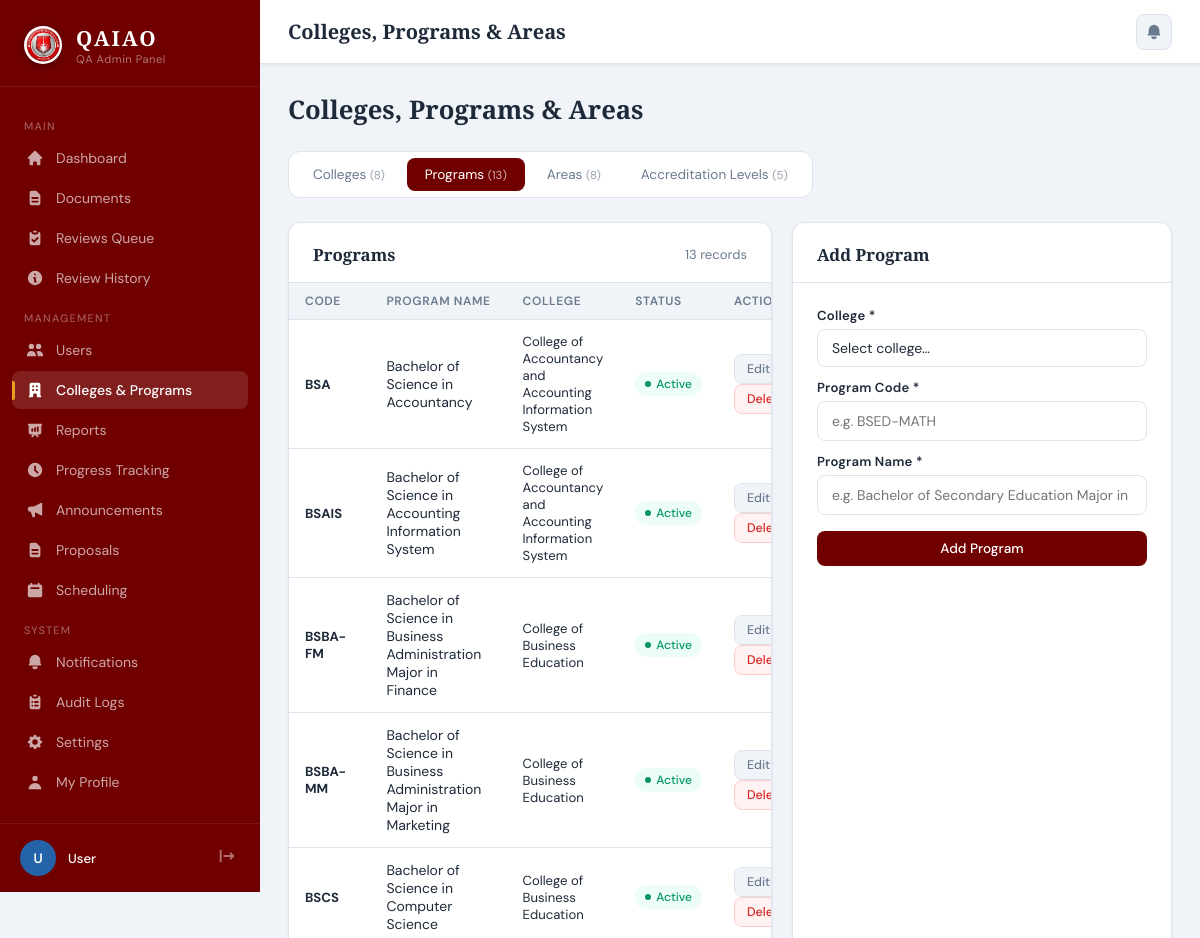
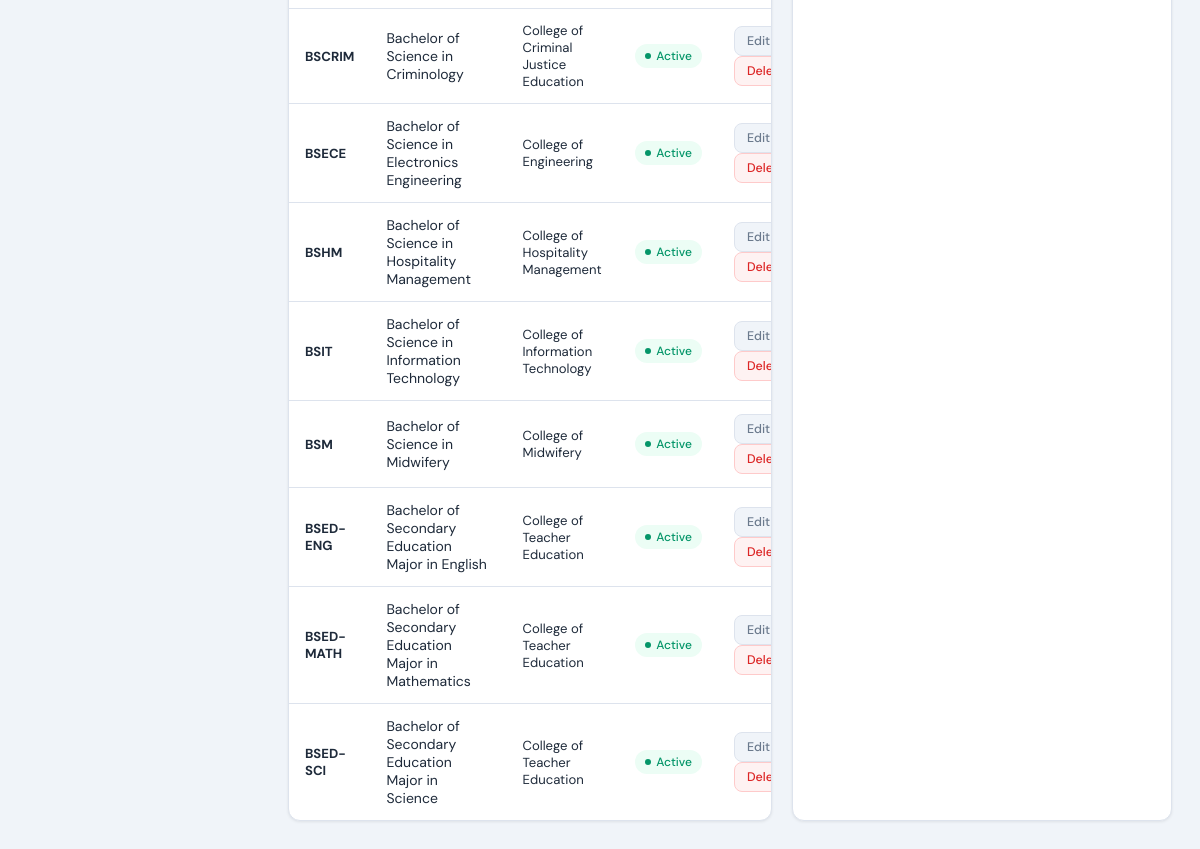
Page /admin/departments.php?tab=programs on the committed database (2 pictures, top to bottom).
### tables this page shows
CREATE TABLE IF NOT EXISTS programs (
    id              INT UNSIGNED AUTO_INCREMENT PRIMARY KEY,
    college_id      INT UNSIGNED NOT NULL,
    department_id   INT UNSIGNED NULL,   
    program_code    VARCHAR(30) UNIQUE NOT NULL,
    program_name    VARCHAR(200) NOT NULL,
    status          ENUM('active','inactive') DEFAULT 'active',
    created_at      TIMESTAMP DEFAULT CURRENT_TIMESTAMP,
    updated_at      TIMESTAMP DEFAULT CURRENT_TIMESTAMP ON UPDATE CURRENT_TIMESTAMP,
    FOREIGN KEY (college_id)    REFERENCES colleges(id)    ON DELETE CASCADE,
    FOREIGN KEY (department_id) REFERENCES departments(id) ON DELETE SET NULL
);

CREATE TABLE IF NOT EXISTS colleges (
    id            INT UNSIGNED AUTO_INCREMENT PRIMARY KEY,
    college_code  VARCHAR(20) UNIQUE NOT NULL,
    college_name  VARCHAR(200) NOT NULL,
    description   TEXT,
    status        ENUM('active','inactive') DEFAULT 'active',
    created_at    TIMESTAMP DEFAULT CURRENT_TIMESTAMP,
    updated_at    TIMESTAMP DEFAULT CURRENT_TIMESTAMP ON UPDATE CURRENT_TIMESTAMP
);

### admin/departments.php (the view, shortened to what this page needs)
<?php
include '../database/db_connect.php';
$active_tab = in_array($_GET['tab'] ?? '', ['colleges','programs','areas','levels']) ? $_GET['tab'] : 'colleges';
$colleges = $conn->query("SELECT * FROM colleges ORDER BY college_name");
$programs = $conn->query("SELECT p.*, c.college_name, c.college_code FROM programs p JOIN colleges c ON c.id=p.college_id ORDER BY c.college_name, p.program_name");
$areas    = $conn->query("SELECT * FROM areas ORDER BY sort_order, area_name");
$levels   = $conn->query("SELECT * FROM accreditation_levels ORDER BY level_order, level_name");
?>
<!DOCTYPE html>
<html lang="en">
<head>
    <?php include 'head.php'; ?>
</head>
<body>
<?php include 'sidebar.php'; ?>
<div class="main-content">
    <div class="topbar">
        <div class="topbar-title">Colleges, Programs & Areas</div>
        <div class="topbar-right">
            <a href="notifications.php" class="notif-btn">
                <svg viewBox="0 0 20 20" fill="currentColor"><path d="M10 2a6 6 0 00-6 6v3.586l-.707.707A1 1 0 004 14h12a1 1 0 00.707-1.707L16 11.586V8a6 6 0 00-6-6zM10 18a3 3 0 01-3-3h6a3 3 0 01-3 3z"/></svg>
            </a>
        </div>
    </div>
    <div class="page-body">
        <div class="page-header">
            <h1 class="page-heading">Colleges, Programs & Areas</h1>
        </div>
        <div style="display:flex;gap:4px;background:white;padding:6px;border-radius:12px;border:1px solid var(--border);margin-bottom:24px;width:fit-content;">
            <a href="?tab=colleges" class="tab-btn <?= $active_tab==='colleges'?'active':'' ?>">
                Colleges <span style="font-size:.72rem;opacity:.7;">(<?= $colleges->num_rows ?>)</span>
            </a>
            <a href="?tab=programs" class="tab-btn <?= $active_tab==='programs'?'active':'' ?>">
                Programs <span style="font-size:.72rem;opacity:.7;">(<?= $programs->num_rows ?>)</span>
            </a>
            <a href="?tab=areas" class="tab-btn <?= $active_tab==='areas'?'active':'' ?>">
                Areas <span style="font-size:.72rem;opacity:.7;">(<?= $areas->num_rows ?>)</span>
            </a>
            <a href="?tab=levels" class="tab-btn <?= $active_tab==='levels'?'active':'' ?>">
                Accreditation Levels <span style="font-size:.72rem;opacity:.7;">(<?= $levels->num_rows ?>)</span>
            </a>
        </div>
        <?php if ($active_tab === 'colleges'): ?>
        <div style="display:grid;grid-template-columns:1fr 360px;gap:20px;">
            <div class="card">
                <div class="card-header">
                    <span class="card-title">Colleges</span>
                    <span class="text-sm text-muted"><?= $colleges->num_rows ?> records</span>
                </div>
                <div class="table-wrapper">
                    <table>
                        <thead><tr><th>Code</th><th>Name</th><th>Programs</th><th>Status</th><th>Actions</th></tr></thead>
                        <tbody>
                        <?php $colleges->data_seek(0); while ($c = $colleges->fetch_assoc()):
                            $prog_count = (int)$conn->query("SELECT COUNT(*) c FROM programs WHERE college_id={$c['id']} AND status='active'")->fetch_assoc()['c'];
                        ?>
                        <tr>
                            <td class="text-sm"><strong><?= htmlspecialchars($c['college_code']) ?></strong></td>
                            <td><?= htmlspecialchars($c['college_name']) ?></td>
                            <td><span class="badge badge-active"><?= $prog_count ?> program<?= $prog_count != 1 ? 's' : '' ?></span></td>
                            <td><span class="badge badge-<?= $c['status'] ?>"><?= ucfirst($c['status']) ?></span></td>
                            <td>
                                <button class="btn btn-ghost btn-sm" onclick='openEditCollege(<?= json_encode($c) ?>)'>Edit</button>
                                <form method="POST" style="display:inline;" class="swal-confirm-form" data-title="Confirm Delete" data-text="Delete this college and ALL its programs?" data-icon="warning" data-confirm="Yes, Delete">
                                    <input type="hidden" name="form_action" value="delete_college">
                                    <input type="hidden" name="college_id" value="<?= $c['id'] ?>">
                                    <button type="submit" class="btn btn-danger btn-sm">Delete</button>
                                </form>
                            </td>
                        </tr>
                        <?php endwhile; ?>
                        <?php if ($colleges->num_rows === 0): ?>
                        <tr><td colspan="5"><div class="empty-state"><p>No colleges yet.</p></div></td></tr>
                        <?php endif; ?>
                        </tbody>
                    </table>
                </div>
            </div>
            <div class="card">
                <div class="card-header"><span class="card-title">Add College</span></div>
                <div class="card-body">
                    <form method="POST">
                        <input type="hidden" name="form_action" value="create_college">
                        <div class="field" style="margin-bottom:12px;"><label>College Code *</label><input type="text" name="college_code" required placeholder="e.g. CTE" maxlength="20"></div>
                        <div class="field" style="margin-bottom:16px;"><label>College Name *</label><input type="text" name="college_name" required placeholder="e.g. College of Teacher Education"></div>
                        <button type="submit" class="btn btn-primary" style="width:100%;justify-content:center;">Add College</button>
                    </form>
                </div>
            </div>
        </div>
        <?php elseif ($active_tab === 'programs'): ?>
        <div style="display:grid;grid-template-columns:1fr 380px;gap:20px;">
            <div class="card">
                <div class="card-header">
                    <span class="card-title">Programs</span>
                    <span class="text-sm text-muted"><?= $programs->num_rows ?> records</span>
                </div>
                <div class="table-wrapper">
                    <table>
                        <thead><tr><th>Code</th><th>Program Name</th><th>College</th><th>Status</th><th>Actions</th></tr></thead>
                        <tbody>
                        <?php $programs->data_seek(0); while ($p = $programs->fetch_assoc()): ?>
                        <tr>
                            <td class="text-sm"><strong><?= htmlspecialchars($p['program_code']) ?></strong></td>
                            <td><?= htmlspecialchars($p['program_name']) ?></td>
                            <td class="text-sm"><?= htmlspecialchars($p['college_name'] ?? '—') ?></td>
                            <td><span class="badge badge-<?= $p['status'] ?>"><?= ucfirst($p['status']) ?></span></td>
                            <td>
                                <button class="btn btn-ghost btn-sm" onclick='openEditProg(<?= json_encode($p) ?>)'>Edit</button>
                                <form method="POST" style="display:inline;" class="swal-confirm-form" data-title="Confirm Delete" data-text="Delete this program?" data-icon="warning" data-confirm="Yes, Delete">
                                    <button type="submit" class="btn btn-danger btn-sm">Delete</button>
                                </form>
                            </td>
                        </tr>
                        <?php endwhile; ?>
                        </tbody>
                    </table>
                </div>
            </div>
            <div class="card">
                <div class="card-header"><span class="card-title">Add Program</span></div>
                <div class="card-body">
                    <form method="POST">
                        <div class="field" style="margin-bottom:12px;">
                            <label>College *</label>
                            <select name="college_id" required>
                                <option value="">Select college…</option>
                            </select>
                        </div>
                        <div class="field" style="margin-bottom:12px;"><label>Program Code *</label><input type="text" name="program_code" required placeholder="e.g. BSED-MATH" maxlength="30"></div>
                        <div class="field" style="margin-bottom:16px;"><label>Program Name *</label><input type="text" name="program_name" required placeholder="e.g. Bachelor of Secondary Education Major in Mathematics"></div>
                        <button type="submit" class="btn btn-primary" style="width:100%;justify-content:center;">Add Program</button>
                    </form>
                </div>
            </div>
        </div>
        <?php endif; ?>
    </div>
</div>
</body>
</html>

### admin/departments.php (style rules this page uses)
.tab-btn { padding:8px 18px;border-radius:8px;font-family:inherit;font-size:.85rem;color:var(--muted);cursor:pointer;transition:all .2s;text-decoration:none;display:inline-block;border:none;background:none; }
.tab-btn.active { background:var(--primary);color:white; }

### rows in the picture
programs: program_code "BSA", program_name "Bachelor of Science in Accountancy", college.college_name "College of Accountancy and Accounting Information System", status "Active"
programs: program_code "BSAIS", program_name "Bachelor of Science in Accounting Information System", college.college_name "College of Accountancy and Accounting Information System", status "Active"
programs: program_code "BSBA-FM", program_name "Bachelor of Science in Business Administration Major in Finance", college.college_name "College of Business Education", status "Active"
programs: program_code "BSBA-MM", program_name "Bachelor of Science in Business Administration Major in Marketing", college.college_name "College of Business Education", status "Active"
programs: program_code "BSCS", program_name "Bachelor of Science in Computer Science", college.college_name "College of Business Education", status "Active"
programs: program_code "BSCRIM", program_name "Bachelor of Science in Criminology", college.college_name "College of Criminal Justice Education", status "Active"
programs: program_code "BSECE", program_name "Bachelor of Science in Electronics Engineering", college.college_name "College of Engineering", status "Active"
programs: program_code "BSHM", program_name "Bachelor of Science in Hospitality Management", college.college_name "College of Hospitality Management", status "Active"
programs: program_code "BSIT", program_name "Bachelor of Science in Information Technology", college.college_name "College of Information Technology", status "Active"
programs: program_code "BSM", program_name "Bachelor of Science in Midwifery", college.college_name "College of Midwifery", status "Active"
programs: program_code "BSED-ENG", program_name "Bachelor of Secondary Education Major in English", college.college_name "College of Teacher Education", status "Active"
programs: program_code "BSED-MATH", program_name "Bachelor of Secondary Education Major in Mathematics", college.college_name "College of Teacher Education", status "Active"
programs: program_code "BSED-SCI", program_name "Bachelor of Secondary Education Major in Science", college.college_name "College of Teacher Education", status "Active"

### other values in the picture
$label "Dashboard Documents Review History Colleges & Programs Reports Progress Tracking Announcements Proposals Scheduling Audit Logs Settings My Profile"
$label "Reviews Queue Users Notifications"
$sid_initials "U"
$sid_name "User"
$colleges->num_rows "8"
$programs->num_rows "13"
$areas->num_rows "8"
$levels->num_rows "5"
